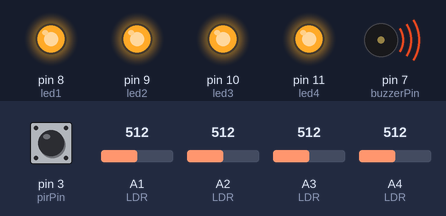
Bench run of a sketch on a simulated Arduino Uno, built with avr-gcc and run on an emulated ATmega328P. Parts: output pins drawn as LEDs (lit = HIGH), buzzer (waves = sounding, pin HIGH). Inputs (shaded band) come from the test bench; at power-on: A1 (LDR) = 512, pin 3 (pirPin) LOW, A2 (LDR) = 512, A3 (LDR) = 512, A4 (LDR) = 512. What the sketch prints to the serial monitor is not drawn.

Above: at 1.2 s.
1.3 s: A1 (LDR) set to 104
4.3 s: A1 (LDR) set to 88
7.3 s: pin 3 (pirPin) pulsed LOW 2 times (0.12 s each, 0.3 s apart)
At 8.2 s:
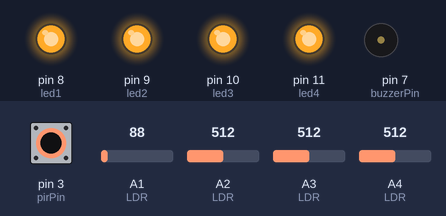
10.9 s: A2 (LDR) set to 111
13.9 s: A2 (LDR) set to 88
At 18.8 s:
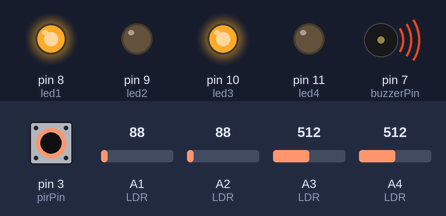
Timing chart, 0 to 19.1 s (numbered marks = the images above; inputs shaded):
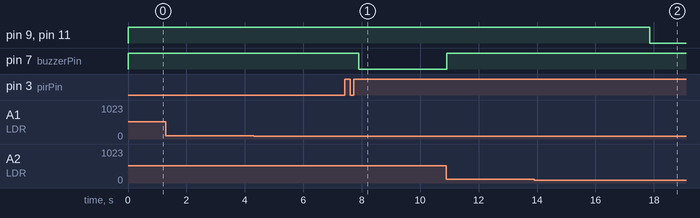

Measured:
- the behaviour switches between 100 and 99 on A2 (LDR) (found by bisection; images 1 and 2)
- after the input at 1.3 s, every drawn part: stays the same
- after the input at 4.3 s, every drawn part: stays the same
- after the input at 7.3 s, pin 9 (led2): stays HIGH (without the input it goes to LOW after 2.8 s); pin 7 (buzzerPin): HIGH → LOW after 0.59 s

The sketch:

alumabrado_inteligente.ino
```cpp
int led1 = 8;      // Pin del primer LED
int led2 = 9;      // Pin del segundo LED
int led3 = 10;     // Pin del tercer LED
int led4 = 11;     // Pin del cuarto LED
int pirPin = 3;    // Sensor de movimiento en digital 3
int buzzerPin = 7; // Buzzer en digital 7

// Variables para sensores
int valorLDR1 = 0;  // Valor del primer LDR
int valorLDR2 = 0;  // Valor del segundo LDR
int valorLDR3 = 0;  // Valor del tercer LDR
int valorLDR4 = 0;  // Valor del cuarto LDR

// Variables para control de movimiento y tiempo
bool hayMovimiento = false;
bool movimientoAnterior = false;     // Para detectar cambios en el estado de movimiento
int contadorMovimientos = 0;         // Contador de movimientos (0, 1, 2)
unsigned long tiempoUltimoMovimiento = 0;   // Tiempo de la última detección de movimiento
unsigned long tiempoEncendidoLed1 = 0;
unsigned long tiempoEncendidoLed2 = 0;
unsigned long tiempoEncendidoLed3 = 0;
unsigned long tiempoEncendidoLed4 = 0;
bool led1Encendido = true;          // LEDs encendidos por defecto
bool led2Encendido = true;          // LEDs encendidos por defecto
bool led3Encendido = true;          // LEDs encendidos por defecto
bool led4Encendido = true;          // LEDs encendidos por defecto


// Variables para control del buzzer
bool buzzerActivo = false;
unsigned long tiempoInicioBuzzer = 0;
const unsigned long DURACION_BUZZER = 3000;      // Duración del sonido del buzzer (5 segundos)
const unsigned long TIEMPO_ENTRE_MOVIMIENTOS = 10000;  // Tiempo máximo entre movimientos consecutivos

void setup() {
  pinMode(led1, OUTPUT);      // Configurar el primer LED como salida
  pinMode(led2, OUTPUT);      // Configurar el segundo LED como salida
  pinMode(led3, OUTPUT);      // Configurar el tercer LED como salida
  pinMode(led4, OUTPUT);      // Configurar el cuarto LED como salida
  pinMode(pirPin, INPUT);     // Configurar el sensor PIR como entrada
  pinMode(buzzerPin, OUTPUT); // Configurar el buzzer como salida

  // Encender todos los LEDs por defecto
  digitalWrite(led1, HIGH);
  digitalWrite(led2, HIGH);
  digitalWrite(led3, HIGH);
  digitalWrite(led4, HIGH);
  digitalWrite(buzzerPin, HIGH);  // Inicializar buzzer como HIGH (apagado)

  Serial.begin(9600);         // Inicializar el monitor serial
  Serial.println("Sistema iniciado - Esperando movimiento - LEDs encendidos por defecto");
}

void loop() {
  // Leer valores de los LDRs
  valorLDR1 = analogRead(A4); // LDR conectado a A4
  valorLDR2 = analogRead(A1); // LDR conectado a A1
  valorLDR3 = analogRead(A3); // LDR conectado a A3
  valorLDR4 = analogRead(A2); // LDR conectado a A2

  // Guardar el estado anterior de movimiento
  movimientoAnterior = hayMovimiento;

  // Leer sensor de movimiento
  hayMovimiento = digitalRead(pirPin);

  // Detección de movimiento y control de contadores
  detectarMovimientos();

  // Manejar el control del buzzer (si está activo)
  manejarBuzzer();

  // Control de LEDs
  controlarLEDs();

  // Mostrar valores en el monitor serial
  imprimirDatosSerial();

  delay(100); // Pausa entre lecturas
}

// Función para detectar movimientos y manejar los contadores
void detectarMovimientos() {
  // Flanco ascendente - Se acaba de detectar movimiento
  if (hayMovimiento && !movimientoAnterior) {
    tiempoUltimoMovimiento = millis();

    // Reiniciar el tiempo de encendido de los LEDs cuando se detecta cualquier movimiento
    reiniciarTiempoEncendido();

    // Verificar si es un movimiento dentro del tiempo de detección
    if (contadorMovimientos == 0) {
      // Primer movimiento detectado
      contadorMovimientos = 1;
      Serial.println("PRIMER MOVIMIENTO DETECTADO - Tiempo de LEDs reiniciado a 10s");
    }
    else {
      // Ya hubo un primer movimiento, verificar si está dentro del tiempo
      if (millis() - tiempoUltimoMovimiento <= TIEMPO_ENTRE_MOVIMIENTOS) {
        // Incrementar contador, si es el segundo o subsiguiente, activar alarma
        contadorMovimientos++;

        Serial.println("MOVIMIENTO ADICIONAL DETECTADO - Tiempo de LEDs reiniciado a 10s");

        if (contadorMovimientos >= 2) {
          Serial.print("MOVIMIENTO CONSECUTIVO #");
          Serial.print(contadorMovimientos);
          Serial.println(" DETECTADO - ACTIVANDO ALARMA");
          activarBuzzer();
          // Después de activar el buzzer, reestablecemos el contador a 1 (no a 0)
          contadorMovimientos = 1;
        }
      }
    }
  }

  // Si ha pasado el tiempo sin movimiento, reiniciar contador
  if (!hayMovimiento && (millis() - tiempoUltimoMovimiento > TIEMPO_ENTRE_MOVIMIENTOS)) {
    if (contadorMovimientos > 0) {
      contadorMovimientos = 0;
      Serial.println("REINICIO DE CONTADOR: No se detectó movimiento por 10 segundos");
    }
  }
}

// Función para activar el buzzer
void activarBuzzer() {
  buzzerActivo = true;
  tiempoInicioBuzzer = millis();
  digitalWrite(buzzerPin, LOW);  // Activar buzzer (activo a nivel bajo)
  Serial.println("BUZZER ACTIVADO - Sonará por 3 segundos");
}

// Función para reiniciar el tiempo de encendido de todos los LEDs
void reiniciarTiempoEncendido() {
  unsigned long tiempoActual = millis();
  tiempoEncendidoLed1 = tiempoActual;
  tiempoEncendidoLed2 = tiempoActual;
  tiempoEncendidoLed3 = tiempoActual;
  tiempoEncendidoLed4 = tiempoActual;
  Serial.println("TIEMPOS DE ENCENDIDO DE LEDS REINICIADOS");
}

// Función para manejar el estado del buzzer
void manejarBuzzer() {
  if (buzzerActivo) {
    if (millis() - tiempoInicioBuzzer >= DURACION_BUZZER) {
      digitalWrite(buzzerPin, HIGH);  // Apagar buzzer (activo a nivel bajo)
      buzzerActivo = false;

      Serial.println("BUZZER APAGADO - Contador en 1, esperando siguiente movimiento");
    }
  }
}

// Función para controlar todos los LEDs
void controlarLEDs() {
  controlarLED(led1, led1Encendido, tiempoEncendidoLed1, valorLDR1);
  controlarLED(led2, led2Encendido, tiempoEncendidoLed2, valorLDR2);
  controlarLED(led3, led3Encendido, tiempoEncendidoLed3, valorLDR3);
  controlarLED(led4, led4Encendido, tiempoEncendidoLed4, valorLDR4);
}

// Función para controlar un LED individual
void controlarLED(int pinLed, bool &ledEncendido, unsigned long &tiempoEncendido, int valorLDR) {
  unsigned long tiempoActual = millis();

  if (ledEncendido) {
    // Si el LED está encendido, solo permitir apagarlo si han pasado al menos 10 segundos
    if ((tiempoActual - tiempoEncendido >= 10000) &&
        (valorLDR < 300 || (valorLDR > 750 && !hayMovimiento))) {
      digitalWrite(pinLed, LOW);  // Apagar LED
      ledEncendido = false;
      Serial.print("LED en pin ");
      Serial.print(pinLed);
      Serial.println(" apagado después de 10s");
    }
  } else {
    // Si el LED está apagado y hay movimiento y el valor del LDR es adecuado, encenderlo
    if (valorLDR >= 750 && valorLDR <= 1200 && hayMovimiento) {
      digitalWrite(pinLed, HIGH);  // Encender LED
      ledEncendido = true;
      tiempoEncendido = tiempoActual;  // Guardar el tiempo en que se encendió
      Serial.print("LED en pin ");
      Serial.print(pinLed);
      Serial.println(" encendido");
    }
  }
}

// Función para imprimir datos en el monitor serial
void imprimirDatosSerial() {
  // Imprimir valores de sensores con menor frecuencia para no sobrecargar
  static unsigned long ultimaImpresion = 0;
  if (millis() - ultimaImpresion >= 1000) {  // Imprimir cada segundo
    ultimaImpresion = millis();

    Serial.print("LDR1: ");
    Serial.print(valorLDR1);
    Serial.print(" | LDR2: ");
    Serial.print(valorLDR2);
    Serial.print(" | LDR3: ");
    Serial.print(valorLDR3);
    Serial.print(" | LDR4: ");
    Serial.print(valorLDR4);
    Serial.print(" | Movimiento: ");
    Serial.print(hayMovimiento);
    Serial.print(" | Contador: ");
    Serial.print(contadorMovimientos);

    // Mostrar tiempo desde último movimiento
    if (contadorMovimientos > 0) {
      Serial.print(" | T desde último mov: ");
      Serial.print((millis() - tiempoUltimoMovimiento) / 1000.0);
      Serial.print("s");
    }

    // Mostrar estado de LEDs
    Serial.print(" | LEDs: ");
    Serial.print(led1Encendido ? "1" : "0");
    Serial.print(led2Encendido ? "1" : "0");
    Serial.print(led3Encendido ? "1" : "0");
    Serial.print(led4Encendido ? "1" : "0");

    // Mostrar tiempo restante de encendido para los LEDs
    if (led1Encendido || led2Encendido || led3Encendido || led4Encendido) {
      Serial.print(" | Tiempo restante LEDs: ");
      unsigned long tiempoActual = millis();
      if (led1Encendido) {
        float tiempoRestante = 10.0 - (tiempoActual - tiempoEncendidoLed1) / 1000.0;
        if (tiempoRestante < 0) tiempoRestante = 0;
        Serial.print(tiempoRestante);
        Serial.print("s ");
      }
    }

    Serial.println();
  }
}
```
